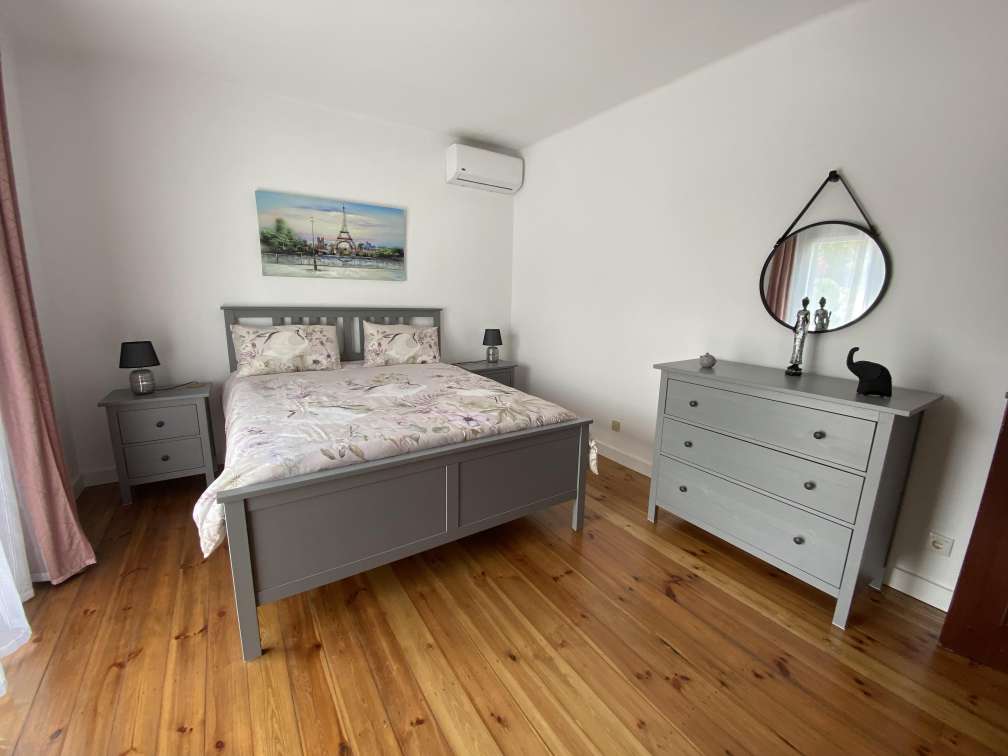
#> input picture src/assets/images/property/interior/Bedroom 02-A.jpg, 4032 x 3024 px, found by its file name (shown at 1/4 size); its folder holds 4 pictures in this run
$ python generateImport.py
#> lines starting #> are read from the running program, lines starting #| are printed output that depends on the picture
import os
from os.path import isfile, join
from PIL import Image

def generateDescription(val):
    roomName = ""
    location = 0
    for char in val:
        if char.isdigit():
            location = val.index(char)
            roomName = val[0 : location]

    if roomName == "":
        roomName = val

    if((val[location] == "1") and ((roomName == "Bedroom") or (roomName == "Washroom"))):
        return "Master " + roomName
    if(location != 0):
        return roomName + " " + val[location]
    else:
        return roomName

# Get the current location of the file
dir_path = os.path.dirname(os.path.realpath(__file__))

# Get all the files in this directory
files = [f for f in os.listdir(dir_path) if isfile(join(dir_path, f))]
imports = []

url = "assets/images/property/interior/"
for file in files:
    if file != "generateImport.py":
        img = Image.open(dir_path + "\\" + file)
#> img is the input picture: PIL image 4032x3024 RGB; mean R, G, B 155.8, 140.7, 125.5
        width,height = img.size
#> width = 4032; height = 3024
        imports.append([str(file), str(width), str(height)])

        # Generate thumbnails and save them in the folder.
        thumbnailSize = 256
        img.thumbnail((thumbnailSize,thumbnailSize), Image.LANCZOS)
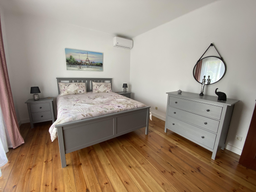
#> img: PIL image 256x192 RGB; mean R, G, B 155.8, 140.7, 125.4
        img.save(dir_path + "/" + str(thumbnailSize) + "/" + file, "JPEG")
#> pass 2 of the loop `for file in files:`:
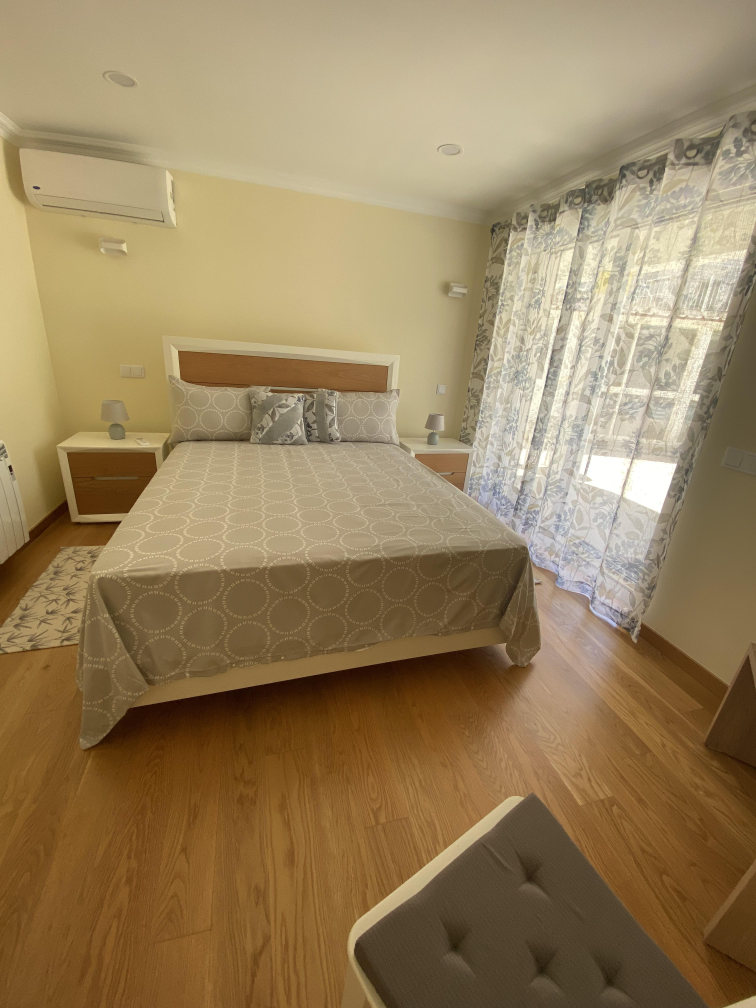
#> input picture src/assets/images/property/interior/Bedroom by pool.jpg, 3024 x 4032 px, found by its file name (shown at 1/4 size)
#> img is the input picture: PIL image 3024x4032 RGB; mean R, G, B 151.8, 129.5, 93.3
#> `img.thumbnail((thumbnailSize,thumbnailSize), Image.LANCZOS)`:
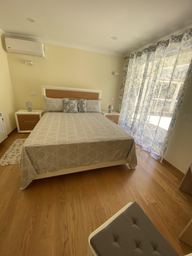
#> img: PIL image 192x256 RGB; mean R, G, B 151.8, 129.5, 93.3
#> pass 3 of the loop `for file in files:`:
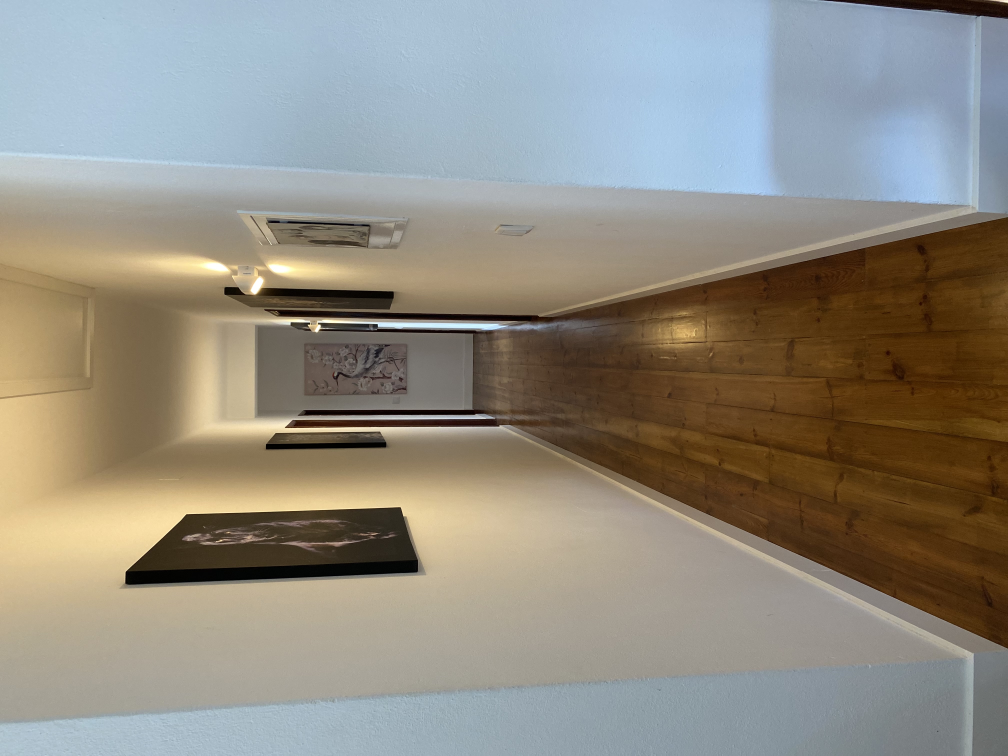
#> input picture src/assets/images/property/interior/Corridor revised.jpg, 4032 x 3024 px, found by its file name (shown at 1/4 size)
#> img is the input picture: PIL image 4032x3024 RGB; mean R, G, B 145.1, 140.6, 130.1
#> `img.thumbnail((thumbnailSize,thumbnailSize), Image.LANCZOS)`:
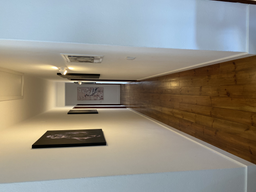
#> img: PIL image 256x192 RGB; mean R, G, B 145, 140.6, 130.1
#> the loop made 5 passes; the first 3 are shown

# Print for the imports.
for thing in imports:
    print("import " + thing[0][:-4].capitalize() + " from \"" + url + thing[0] + "\";")
    print("import " + thing[0][:-4].capitalize() + "Thumb" + " from \"" + url + str(thumbnailSize) + "/" + thing[0] + "\";")


print("const photos = [")
# Print for the photos array.
for thing in imports:
    photoDescription = generateDescription(thing[0][:-4].capitalize())
    srcSetFull = "      { src: " + thing[0][:-4].capitalize() + ", width: " + thing[1] + ", height: " + thing[2] + " },"
    srcSetTumb = "      { src: " + thing[0][:-4].capitalize() + "Thumb, width: " + str(thumbnailSize) + ", height: " + str(thumbnailSize) + " },"
    print("  {\n    src: " + thing[0][:-4].capitalize() + ",\n    description: \"" + photoDescription + "\",\n    width: " + str(round(int(thing[1]) /4)) +",\n    height: " +  str(round(int(thing[2]) /4)) + ",\n    " + "srcSet: [\n" + srcSetFull + "\n" + srcSetTumb + "\n    ],\n  },")

print("];\nexport default photos;\n")
